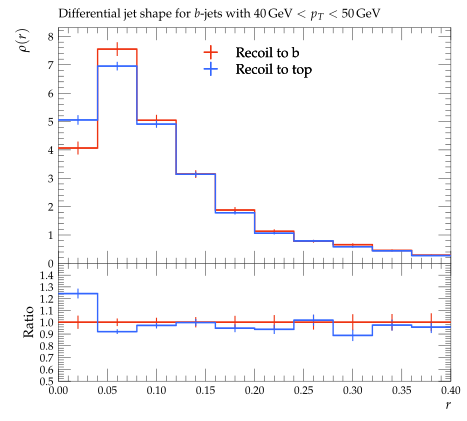

Generate this figure with Python:
#! /usr/bin/env python

# This Python script was auto-generated using YODA v2.0.2.
# Analysis object: /ATLAS_2013_I1243871/d02-x01-y01
# Timestamp: 03-08-2026 (15:47:40)

import matplotlib as mpl
import matplotlib.pyplot as plt
mpl.use('Agg') # comment out for interactive use
import os
import numpy as np

plotDir = os.path.split(os.path.realpath(__file__))[0]
if 'YODA_USER_PLOT_PATH' in globals():
    plot_outdir = globals()['YODA_USER_PLOT_PATH']
else:
    plot_outdir = plotDir

#plot style
plt.style.use(os.path.join(plotDir, '../default.mplstyle'))
# plot metadata
figW, figH = plt.rcParams['figure.figsize']
ax_xLabel = r'$r$'
ax_yLabel = r'$\rho(r)$'
ax_title  = r'Differential jet shape for $b$-jets with $40\,\mathrm{GeV} < p_T < 50\,\mathrm{GeV}$'
ax_xScale = 'linear'
ax_yScale = 'linear'
xLims = (0.0, 0.4)
yLims = (0.0, 8.3087499)

# TeX-friendly labels for the legend
labels = {
    'legend' : ([ r"Recoil to b", r"Recoil to top" ], r""),
}

# Adjust canvas width and height
canvasW = 10.0
canvasH = 9.0
figW *= canvasW/10.
figH *= canvasH/9.

# Create figure and axis objects
fig, (ax, ratio0_ax) = plt.subplots(2, 1, sharex=True,
                  figsize=(figW,figH), gridspec_kw={'height_ratios': (6.0, 3.0)})

# Set figure margins
plt.subplots_adjust(
    left   = 1.0 * plt.rcParams['figure.subplot.left'],
    right  = 1.0 * plt.rcParams['figure.subplot.right'],
    top    = 1.0 * plt.rcParams['figure.subplot.top'],
    bottom = 1.0 * plt.rcParams['figure.subplot.bottom'])

ratio0_ax.yaxis.set_major_locator(mpl.ticker.MultipleLocator(0.1))
ratio0_ax.set_ylim(0.5, 1.4999)
ratio0_ax.set_ylabel('Ratio')

# the numerical data is stored in a separate file
dataf = dict()
prefix = os.path.split(__file__)[0]
if prefix:    prefix = prefix + '/'
exec(open(prefix+'d02-x01-y01__data.py').read(), dataf)


legend_handles = dict() # keep track of handles for the legend

# style options for curves
# starts at zorder>=5 to draw curve on top of legend
styles = {
  'recoil_b': {
    'color' : '#EE3311',
    'linestyle' : '-',
    'linewidth' : 1,
    'marker' : 'none',
    'markersize' : 2,
    'capsize' : 0.0,
    'zorder' : 5,
    'histstyle' : 1,
    'drawstyle' : 'steps-pre',
    'xerrorbars' : 1,
    'yerrorbars' : 1,
    'fillcolor' : None,
    'fillopacity' : 1.0,
    'ratio0_linestyle' : '-',
    'ratio0_linewidth' : 1,
    'ratio0_marker' : 'none',
    'ratio0_markersize' : 2,
    'ratio0_capsize' : 0.0,
    'ratio0_zorder' : 5,
    'ratio0_histstyle' : 1,
    'ratio0_drawstyle' : 'steps-pre',
    'ratio0_xerrorbars' : 1,
    'ratio0_yerrorbars' : 1,
  },
  'recoil_t': {
    'color' : '#3366FF',
    'linestyle' : '-',
    'linewidth' : 1,
    'marker' : 'none',
    'markersize' : 2,
    'capsize' : 0.0,
    'zorder' : 6,
    'histstyle' : 1,
    'drawstyle' : 'steps-pre',
    'xerrorbars' : 1,
    'yerrorbars' : 1,
    'fillcolor' : None,
    'fillopacity' : 1.0,
    'ratio0_linestyle' : '-',
    'ratio0_linewidth' : 1,
    'ratio0_marker' : 'none',
    'ratio0_markersize' : 2,
    'ratio0_capsize' : 0.0,
    'ratio0_zorder' : 6,
    'ratio0_histstyle' : 1,
    'ratio0_drawstyle' : 'steps-pre',
    'ratio0_xerrorbars' : 1,
    'ratio0_yerrorbars' : 1,
  },
}

# curve from input yoda files in main panel
for label, yvals in dataf['yvals'].items():
    if all(np.isnan(v) for v in dataf['yvals'][label]):
        continue
    tmp = None
    if styles[label]['histstyle']: # draw as histogram
        xpos = dataf['xedges'][label] if styles[label]['drawstyle'] else dataf['xpoints'][label]
        ypos = np.insert(yvals, 0, yvals[0]) if styles[label]['drawstyle'] else yvals
        if styles[label]['fillcolor']: # fill area below curve
            ax.fill_between(xpos, ypos, step='pre',
                            color=styles[label]['fillcolor'],
                            alpha=styles[label]['fillopacity'])
        tmp, = ax.plot(xpos, ypos,
                       color=styles[label]['color'],
                       linestyle=styles[label]['linestyle'],
                       linewidth=styles[label]['linewidth'],
                       drawstyle=styles[label]['drawstyle'], solid_joinstyle='miter',
                       zorder=styles[label]['zorder'], label=label)
    tmp = ax.errorbar(dataf['xpoints'][label], yvals,
                      xerr=np.array(dataf['xerrs'][label])*styles[label]['xerrorbars'],
                      yerr=np.array(dataf['yerrs'][label])*styles[label]['yerrorbars'],
                      fmt=styles[label]['marker'], capsize=styles[label]['capsize'],
                      markersize=styles[label]['markersize'],
                      ecolor=styles[label]['color'],
                      color=styles[label]['color'], zorder=styles[label]['zorder'])
    tmp[-1][0].set_linestyle(styles[label]['linestyle'])
    tmp[-1][0].set_linewidth(styles[label]['linewidth'])
    if label in dataf['add_legend_handle']:  legend_handles[label] = tmp
    for varLabel in dataf['variation_yvals'].keys():
        if varLabel.startswith(label):
            tmp, = ax.plot(dataf['xedges'][label], dataf['variation_yvals'][varLabel],
                           color=styles[label]['color'],
                           linestyle=styles[label]['linestyle'],
                           linewidth=styles[label]['linewidth'],
                           drawstyle='steps-pre', solid_joinstyle='miter',
                           zorder=styles[label]['zorder'], alpha=0.5)


# plots on ratio panel
# curve from input yoda files in ratio panel
for label, yvals in dataf['ratio0_yvals'].items():
    if all(np.isnan(v) for v in yvals):
        continue
    if styles[label]['ratio0_histstyle']: # plot as histogram
        xpos = dataf['xedges']['recoil_b'] if styles[label]['ratio0_drawstyle'] else dataf['xpoints']['recoil_b']
        ypos = np.insert(yvals, 0, yvals[0]) if styles[label]['ratio0_drawstyle'] else yvals
        ratio0_ax.plot(xpos, ypos,
                       color=styles[label]['color'],
                       linewidth=styles[label]['linewidth'],
                       linestyle=styles[label]['ratio0_linestyle'],
                       drawstyle=styles[label]['ratio0_drawstyle'], zorder=styles[label]['zorder'],
                       solid_joinstyle='miter')
    tmp = ratio0_ax.errorbar(dataf['xpoints']['recoil_b'], yvals,
                             xerr=np.array(dataf['ref_xerrs'])*styles[label]['ratio0_xerrorbars'],
                             yerr=np.array(dataf['ratio0_yerrs'][label])*styles[label]['ratio0_yerrorbars'],
                             fmt=styles[label]['ratio0_marker'], capsize=styles[label]['ratio0_capsize'],
                             markersize=styles[label]['ratio0_markersize'],
                             ecolor=styles[label]['color'],
                             color=styles[label]['color'])
    tmp[-1][0].set_linestyle(styles[label]['ratio0_linestyle'])
    tmp[-1][0].set_linewidth(styles[label]['ratio0_linewidth'])

    for varlabel in dataf['ratio0_variation_vals'].keys():
        if varlabel.startswith(label):
            ratio0_ax.plot(dataf['xedges']['recoil_b'],
                            dataf['ratio0_variation_vals'][varlabel],
                            color=styles[label]['color'],
                            linestyle=styles[label]['linestyle'],
                            linewidth=styles[label]['linewidth'],
                            drawstyle='steps-pre', solid_joinstyle='miter',
                            zorder=1, alpha=0.5)

legend_items = list(legend_handles.values())
ax.add_artist(ax.legend(legend_items,
                        labels['legend'][0],
                        title=labels['legend'][1],
                        alignment='left',
                        loc='upper center',
                        bbox_to_anchor=(0.5, 0.97)))

# set plot metadata as defined above
ratio0_ax.set_xlabel(ax_xLabel)
ratio0_ax.xaxis.set_label_coords(1., -0.15)
ax.set_ylabel(ax_yLabel, ha='right', va='top')
ax.yaxis.set_label_coords(-0.11, 1.0)
ax.set_title(ax_title, loc='left')
ax.set_xscale(ax_xScale)
ax.set_yscale(ax_yScale)
ax.set_xlim(xLims)
ax.set_ylim(yLims)

# tick formatting
plt.rcParams['xtick.top'] = True
plt.rcParams['ytick.right'] = True
fig.align_ylabels((ax, ratio0_ax))
plt.savefig(os.path.join(plot_outdir, 'd02-x01-y01.pdf'), format='PDF')
plt.savefig(os.path.join(plot_outdir, 'd02-x01-y01.png'), format='PNG')

plt.close(fig)
